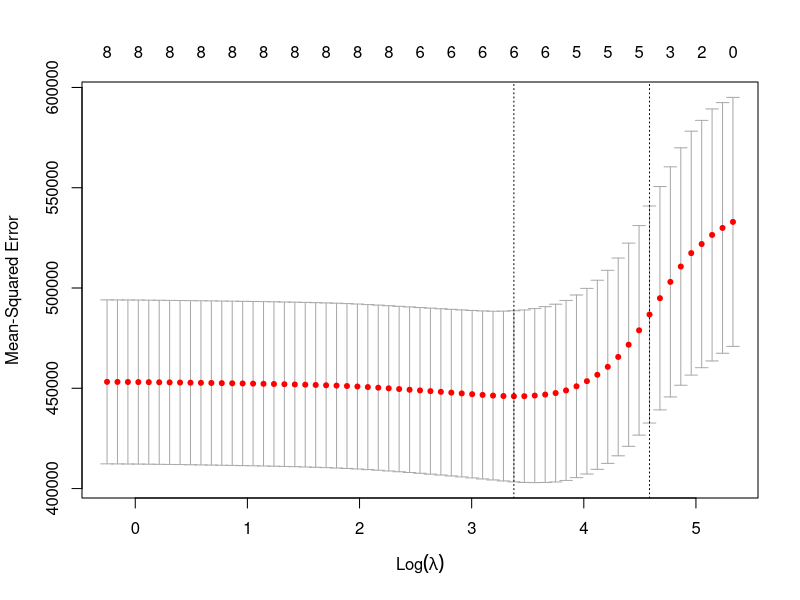

The R source for this figure: (Note: this script raises an error after producing the figure.)
#Homework6
#Question 1
library(MASS)
birthwt$race[birthwt$race!=1]<- 0
#data <- birthwt[,2:9]

#Lasso
library(glmnet)

X <- model.matrix(bwt~.,data=birthwt[,-1])
y <- birthwt$bwt

fit <- glmnet(X,y)
cvfit <- cv.glmnet(X,y)
plot(cvfit)

cv_out <- cv.glmnet(x,y,alpha=1)
bestlammin <- cv_out$lambda.min

result <- glmnet(X,y,alpha=1)
lasso.coef <- predict(result,type="coefficients",s=bestlammin)
lasso.coef

# Stepwise
fit <- lm(bwt~.,data = birthwt[,-1])
step <- stepAIC(fit,direction = "both")
step$anova #show the result we obtain
step$coefficients

#Question 2
mylm <- lm(stack.loss~.,data=stackloss)

# Subquestion 1
# Variance inflation factor
library(car) #needed for access to vif function
vif(mylm) 

# Subquestion 2
# Part a
stackloss_new <- stackloss
stackloss_new$stack.loss[20] <- 1500
stackloss_new$Water.Temp[13] <- 170
stackloss_new$Acid.Conc.[13] <- 10
mylm1 <- lm(stack.loss~.,data=stackloss_new)
mylm1 <- lm(stack.loss~Air.Flow+Water.Temp+Acid.Conc.,data=stackloss_new)
summary(mylm1)

# Part b
nrow(stackloss_new)

IF <- influence.measures(mylm1)
DFFITS1 <- IF$is.inf[,5]
DFBETAS1 <- IF$is.inf[,1:4]
HAT1 <- IF$is.inf[,8]
COOK1 <- IF$is.inf[,7]
which(DFFITS1 == TRUE)
which(DFBETAS1 == TRUE)
which(HAT1 == TRUE)
which(COOK1 == TRUE)

# Identify influential observations

# Identify influential observations using DFFITS
DFFITS <- dffits(mylm1)
which(abs(DFFITS) > 2*sqrt(4/21))

# Index plot of DFFITS
n <- nrow(data)
plot(DFFITS)

# Identify influential observations using Cook's Distances
D <- cooks.distance(mylm1)
which(D >= qf(.5, 4, 21-4)) # none clearly identified as influential (though 

# Index plot of Cook's Distances
plot(D, ylab = "Cook's Distance")

# Identify influential observations using DFBETAS
DFBETAS <- dfbetas(mylm1)
max.DFBETAS <- apply(abs(DFBETAS), 1, max)
which(max.DFBETAS > 2/sqrt(21))

# Index plot of studentized residuals vs observation number
plot(rstandard(mylm1), ylab = "studentized residuals", xlab = "observation")
# No unusually large studentized residuals

# Determine whether any deleted studentized residuals exceed
# what is expected (at a .95 confidence level) for an F distribution with p
# numerator degrees of freedom and n - p denominator degrees of freedom.
which(abs(rstudent(mylm1)) >= qf(1 - .05/(2 * nrow(stackloss)), df1 = 4, df2 = 17))
# named integer(0) means that non exceeded the treshhold



# Part c
# OLS
mylm1_Bef <- lm(stack.loss~Air.Flow+Water.Temp+Acid.Conc.,data=stackloss)
mylm1_Bef$coefficients
mylm1_After <- lm(stack.loss~Air.Flow+Water.Temp+Acid.Conc.,data=stackloss_new)
mylm1_After$coefficients

# Least Median of Square Error
set.seed(1)
mylm2_Bef <- lmsreg(stack.loss~Air.Flow+Water.Temp+Acid.Conc.,data=stackloss)
mylm2_Bef$coefficients
# mylm2_After1 <- lmsreg(stack.loss~Air.Flow+Water.Temp+Acid.Conc.,data=stackloss_new)
mylm2_After2 <- lmsreg(stack.loss~.,data=stackloss_new)
# mylm2_After1$coefficients
mylm2_After2$coefficients

# Least trimmed squares robust regression
set.seed(1)
mylm3_Bef <- ltsreg(stack.loss~Air.Flow+Water.Temp+Acid.Conc.,data=stackloss)
mylm3_Bef$coefficients
mylm3_After <- ltsreg(stack.loss~Air.Flow+Water.Temp+Acid.Conc.,stackloss_new)
mylm3_After$coefficients

#M-estimates of regression with Huber weights
set.seed(1)
mylm4_Bef <- rlm(stack.loss~Air.Flow+Water.Temp+Acid.Conc.,data=stackloss,scale.est="Huber")
mylm4_Bef$coefficients
mylm4_After <- rlm(stack.loss~Air.Flow+Water.Temp+Acid.Conc.,stackloss_new,scale.est="Huber")
mylm4_After$coefficients
